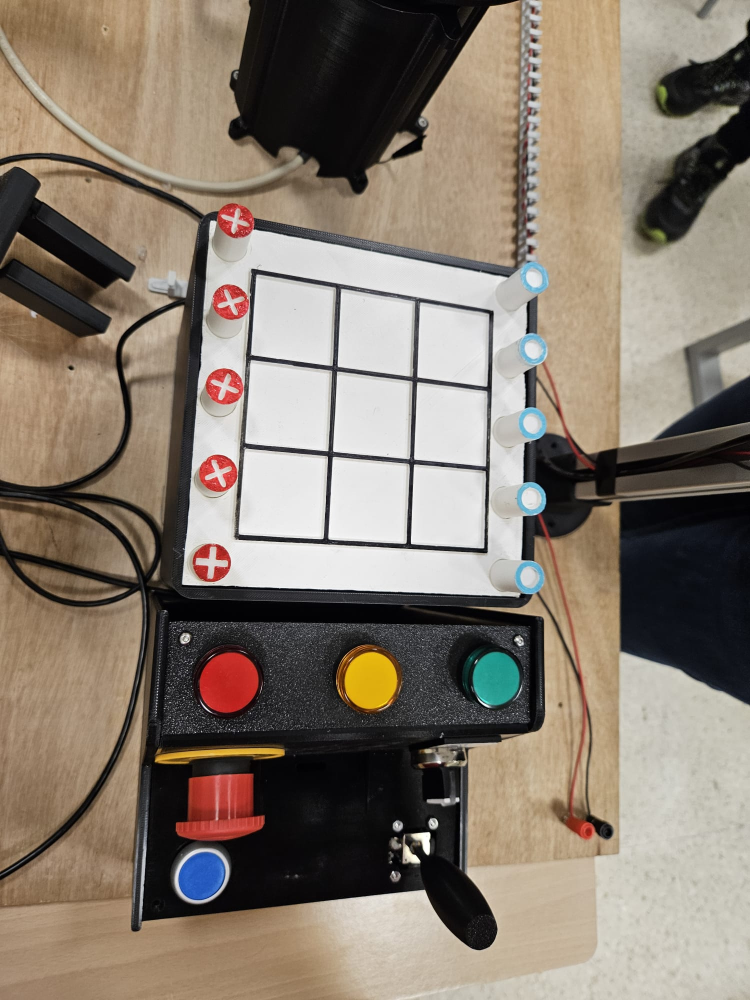
#> input picture raspberrypi_code/archivos/image (1).jpeg, 1500 x 2000 px (shown at 1/2 size)
$ python -i main.py   (imports and definitions only)   (older library calls are emulated)
#> lines starting #> are read from the running program, lines starting #| are printed output that depends on the picture; after the words box and inside, x2 and y2 are one past the last pixel; in counts of white or black regions, pixels touching at a corner belong together
#> further down, picture is the input picture: shape (2000, 1500, 3); mean B, G, R 110.5, 123.4, 135.2
from flask import Flask, request, jsonify
import cv2
import numpy as np

# [1 line not run here, left out]

# ==========================================
# CONFIGURACIÓN (RANGOS DE COLOR)
# ==========================================
RED_L1 = np.array([0,   70, 55])
RED_U1 = np.array([12, 255, 255])
RED_L2 = np.array([163, 70, 55])
RED_U2 = np.array([180, 255, 255])
BLUE_L = np.array([85,  35, 75])
BLUE_U = np.array([118, 255, 255])
WHITE_L = np.array([0,   0,  165])
WHITE_U = np.array([180, 55, 255])
COLOR_THRESH = 0.055
FOCUS_MIN_VAR = 85.0
TARGET_WARP_SIDE = 520

T_SOFTMAX = 0.5
SEARCH_DEPTH = 2

def order_points(pts):
    pts = np.array(pts, dtype="float32").reshape(-1, 2)
    s = pts.sum(axis=1)
    diff = np.diff(pts, axis=1).flatten()
    return np.array([pts[np.argmin(s)], pts[np.argmin(diff)], pts[np.argmax(s)], pts[np.argmax(diff)]], dtype="float32")

def focus_variance(gray_img):
    return float(cv2.Laplacian(gray_img, cv2.CV_64F).var())

# [44 lines left out: functions unsharp_mask, red_score, blue_score, not called in this run]

def white_fraction(bgr_patch):
    return np.sum(cv2.inRange(cv2.cvtColor(bgr_patch, cv2.COLOR_BGR2HSV), WHITE_L, WHITE_U) > 0) / max(bgr_patch.shape[0] * bgr_patch.shape[1], 1)

# [64 lines left out: functions analyze_precapture, apply_adaptive_enhancement, not called in this run]

def warp_panel(img):
    h, w = img.shape[:2]
#> h = 2000; w = 1500
    hsv = cv2.cvtColor(img, cv2.COLOR_BGR2HSV)
#> hsv: shape (2000, 1500, 3); mean H, S, V 39, 55.7, 136.8
    white = cv2.inRange(hsv, WHITE_L, WHITE_U)
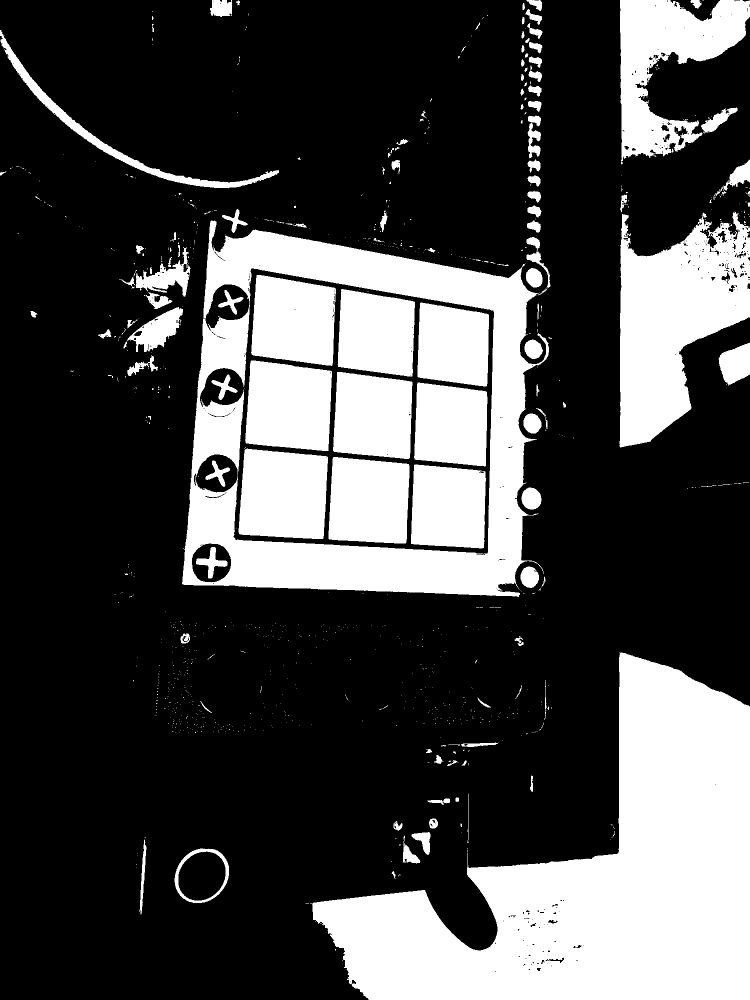
#> white: shape (2000, 1500) (shown at 1/2 size); 28.6% white; 926 white regions (793 under 20 px), largest, box (x1, y1, x2, y2) and area: (620, 1305, 1500, 2000) 296397, (364, 441, 1098, 1194) 167277, (1239, 423, 1500, 895) 74331
    k_close = cv2.getStructuringElement(cv2.MORPH_RECT, (8, 8))
    k_open  = cv2.getStructuringElement(cv2.MORPH_RECT, (4, 4))
    white_closed = cv2.morphologyEx(white, cv2.MORPH_CLOSE, k_close)
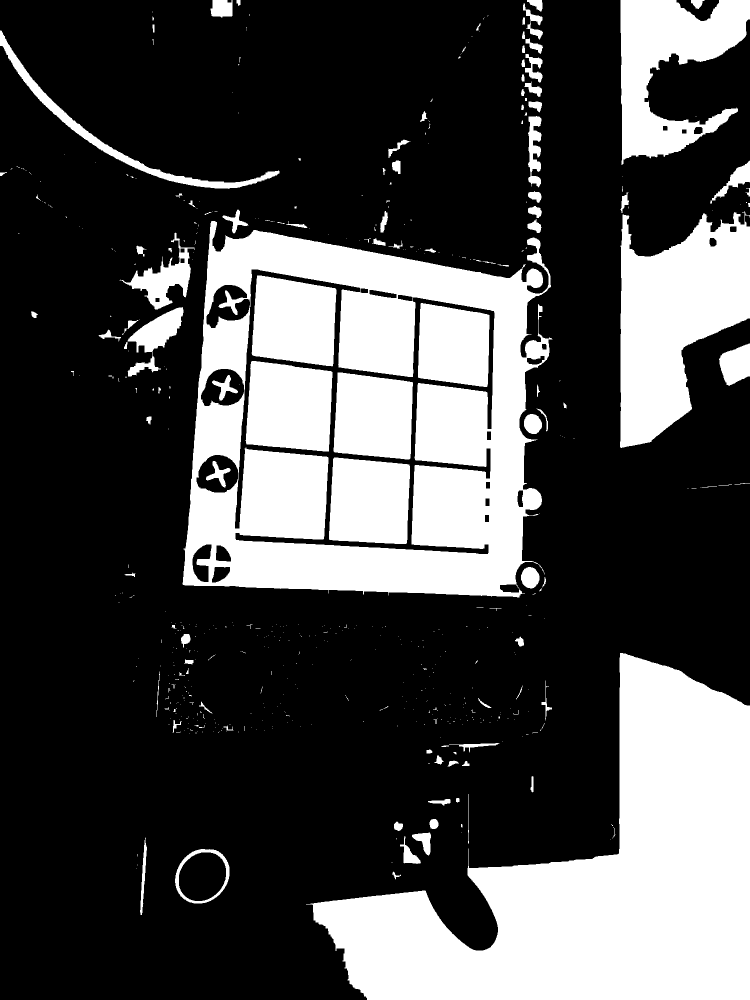
#> white_closed: shape (2000, 1500) (shown at 1/2 size); 29% white; 547 white regions (422 under 20 px), largest, box (x1, y1, x2, y2) and area: (612, 1306, 1500, 2000) 295926, (365, 442, 1105, 1195) 273345, (1240, 422, 1500, 896) 76568
    white_clean  = cv2.morphologyEx(white_closed, cv2.MORPH_OPEN, k_open)
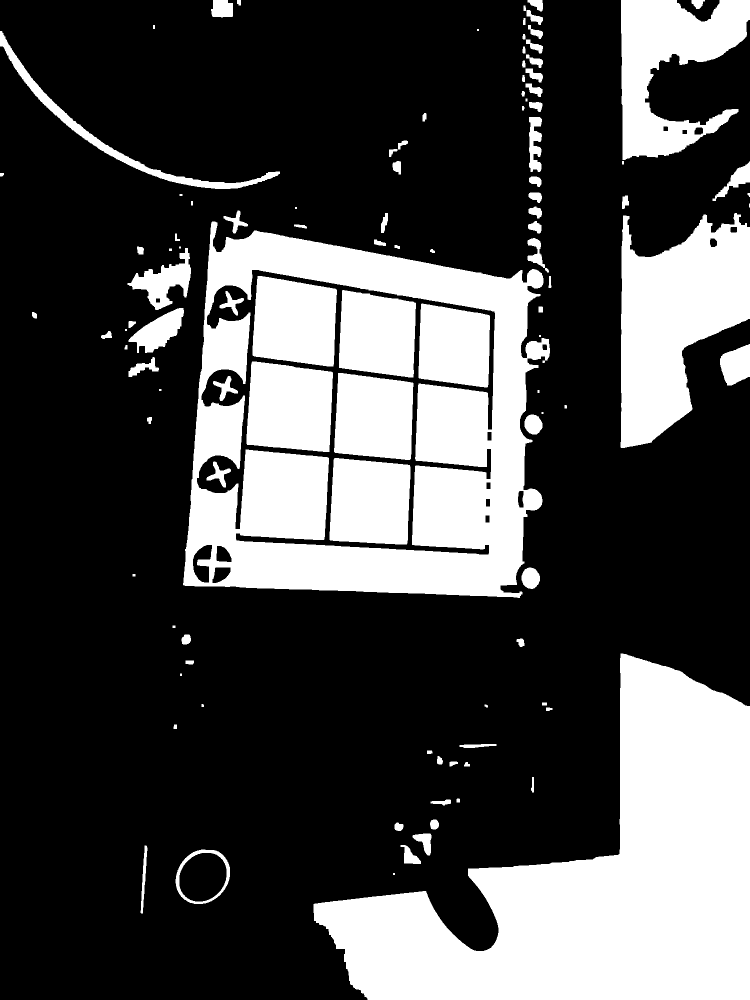
#> white_clean: shape (2000, 1500) (shown at 1/2 size); 28.8% white; 110 white regions (8 under 20 px)
    cnts, _ = cv2.findContours(white_clean, cv2.RETR_EXTERNAL, cv2.CHAIN_APPROX_SIMPLE)
#> cnts = 101 contours, 16 with area under 20; largest, box (x1, y1, x2, y2) and area: (366, 443, 1100, 1196) 446049, (627, 1307, 1500, 2000) 292924, (1241, 426, 1500, 896) 75869, (1242, 0, 1500, 320) 44941, (351, 1699, 460, 1808) 9146

    panel_cnt = None
    for cnt in sorted(cnts, key=cv2.contourArea, reverse=True):
        if cv2.contourArea(cnt) < (h * w) * 0.04: continue
        bx, by, bw, bh = cv2.boundingRect(cnt)
        if min(bw, bh) / max(bw, bh) > 0.5:
            panel_cnt = cnt
            break
#> this loop made 1 pass
#> (bx, by, bw, bh) on pass 1: (366, 443, 734, 753)

    if panel_cnt is None: return None, None

    rect = cv2.minAreaRect(panel_cnt)
#> rect = ((744.2, 834.3), (730.5, 704.3), -85.47)
    box = cv2.boxPoints(rect)
#> box = [[1066.4, 1226.2], [364.2, 1170.5], [422, 442.4], [1124.1, 498.1]]

    # --- CORRECCIÓN AQUÍ ---
    box = np.int32(box)
#> box = [[1066, 1226], [364, 1170], [422, 442], [1124, 498]]
    # -----------------------

    src = order_points(box)
#> in order_points, `pts = np.array(pts, dtype="float32").reshape(-1, 2)`: pts has the same summary as box in warp_panel
#> in order_points, `s = pts.sum(axis=1)`: s = [2292, 1534, 864, 1622]
#> in order_points, `diff = np.diff(pts, axis=1).flatten()`: diff = [160, 806, 20, -626]
#> src = [[422, 442], [1124, 498], [1066, 1226], [364, 1170]]
    side = TARGET_WARP_SIDE
    dst = np.float32([[0, 0], [side, 0], [side, side], [0, side]])
    M   = cv2.getPerspectiveTransform(src, dst)
#> M = [[0.736, 0.0586, -336.5], [-0.0566, 0.71, -289.8], [1.67e-19, -1.37e-19, 1]]
    warped = cv2.warpPerspective(img, M, (side, side), flags=cv2.INTER_CUBIC)
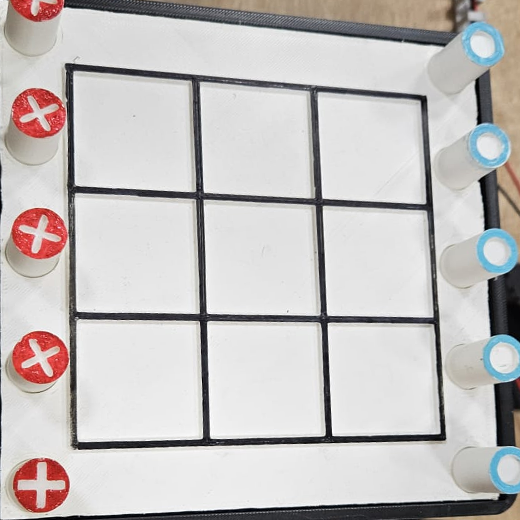
#> warped: shape (520, 520, 3); mean B, G, R 190.7, 191.7, 195.6
    return warped, M

# [245 lines left out: functions find_grid_bbox, classify_cells, board_to_string, possible_moves_numeric, evaluate_numeric, minimax_numeric and 6 more, not called in this run]

# [2 lines not run here, left out]

>>> import cv2
>>> picture = cv2.imread('image (1).jpeg')
>>> result = warp_panel(picture)

$ run again, on raspberrypi_code/archivos/original_image1.png
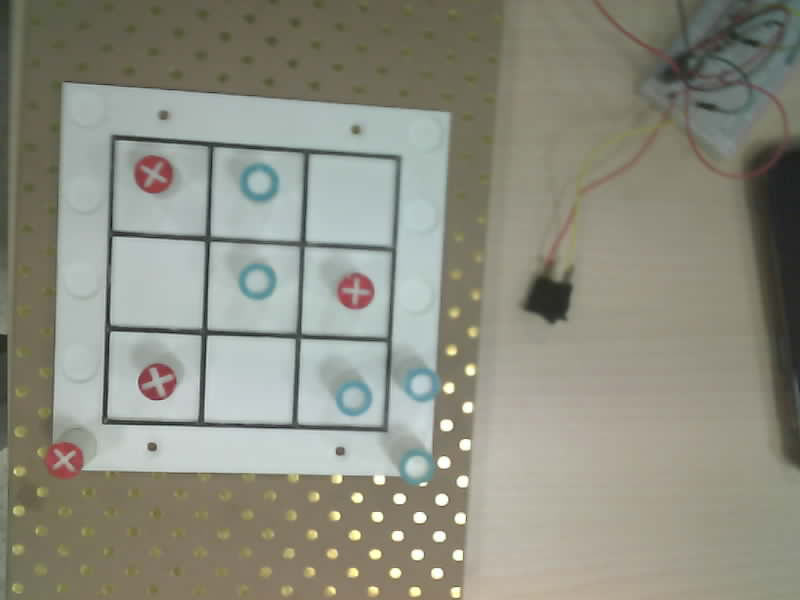
#> input picture raspberrypi_code/archivos/original_image1.png, 800 x 600 px
#> picture is the input picture: shape (600, 800, 3); mean B, G, R 128.8, 141.8, 141.3
#> hsv: shape (600, 800, 3); mean H, S, V 43.5, 37.1, 145.4
#> in warp_panel, `white = cv2.inRange(hsv, WHITE_L, WHITE_U)`:
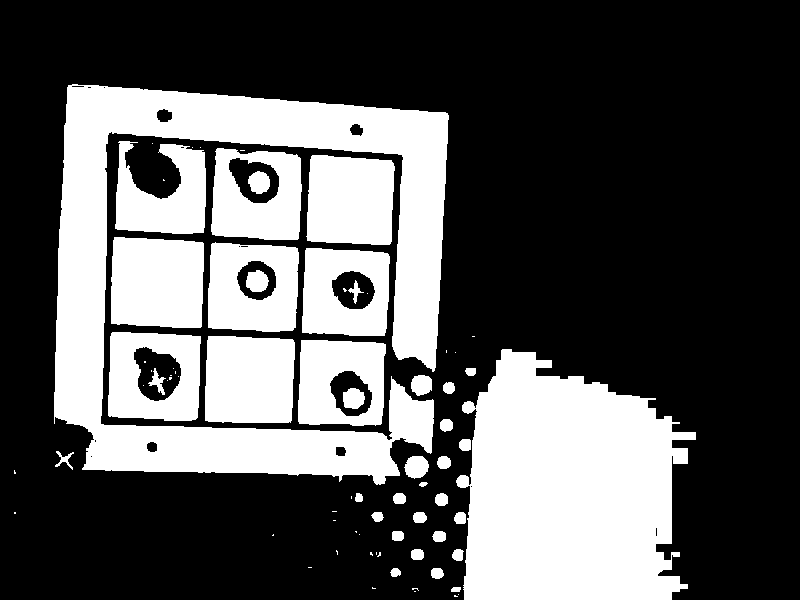
#> white: shape (600, 800); 34.1% white; 75 white regions (37 under 20 px), largest, box (x1, y1, x2, y2) and area: (54, 84, 449, 485) 56029, (456, 349, 696, 600) 44819, (111, 237, 204, 328) 7961
#> white_closed: shape (600, 800); 36.9% white; 33 white regions (16 under 20 px), largest, box (x1, y1, x2, y2) and area: (55, 85, 454, 488) 129763, (452, 350, 697, 600) 45406, (56, 452, 75, 471) 167
#> white_clean: shape (600, 800); 36.8% white; 17 white regions
#> cnts = 17 contours; largest, box (x1, y1, x2, y2) and area: (56, 86, 455, 488) 141046, (454, 351, 698, 600) 44555, (439, 458, 453, 471) 134, (437, 495, 450, 508) 122, (415, 514, 429, 525) 112
#> the loop in warp_panel, `for cnt in sorted(cnts, key=cv2.contourArea, reverse=True):` made 1 pass
#> (bx, by, bw, bh) on pass 1: (56, 86, 399, 402)
#> rect = ((259.5, 287.6), (384.2, 403), -87.06)
#> in warp_panel, `box = cv2.boxPoints(rect)`: box = [[450.9, 489.7], [48.43, 469.1], [68.14, 85.36], [470.6, 106]]
#> in warp_panel, `box = np.int32(box)`: box = [[450, 489], [48, 469], [68, 85], [470, 106]]
#> s = [939, 517, 153, 576]
#> diff = [39, 421, 17, -364]
#> src = [[68, 85], [470, 106], [450, 489], [48, 469]]
#> M = [[1.29, 0.067, -93.14], [-0.0705, 1.35, -109.9], [-6.42e-06, -6.72e-07, 1]]
#> in warp_panel, `warped = cv2.warpPerspective(img, M, (side, side), flags=cv2.INTER_CUB..`:
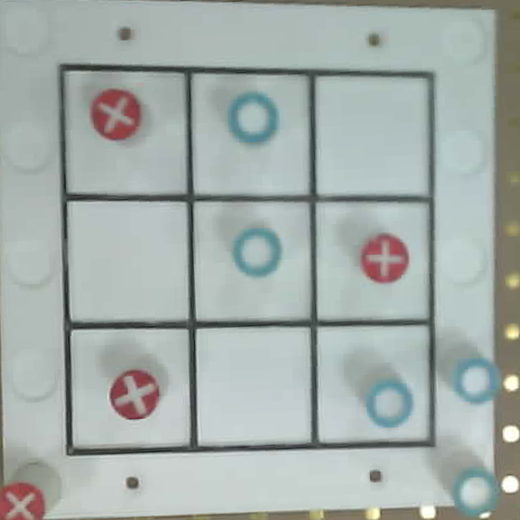
#> warped: shape (520, 520, 3); mean B, G, R 169.5, 173.3, 163.7
